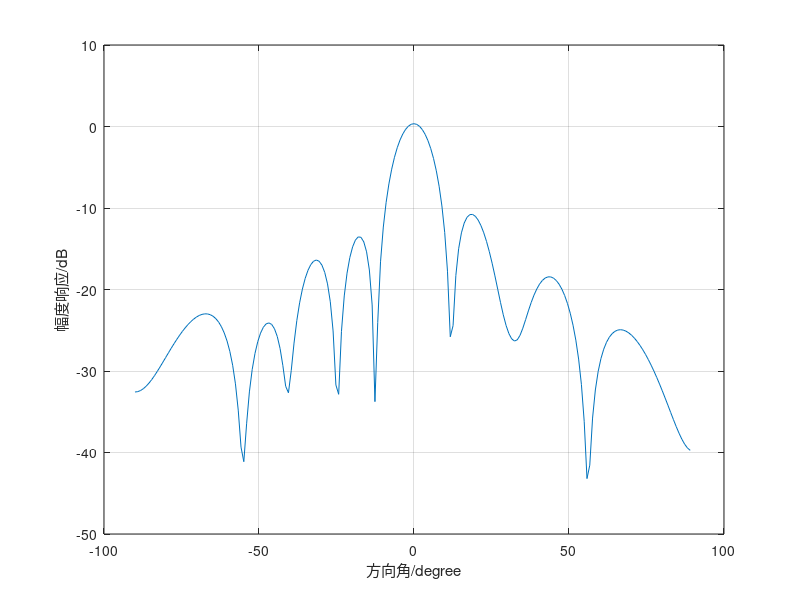
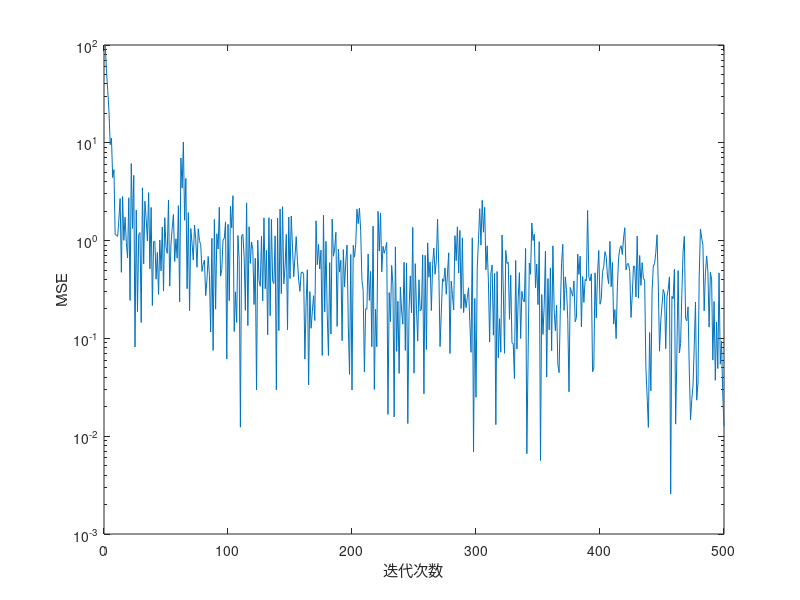

Source code (MATLAB) for these figures, in order:
clear all
close all
clc
M=16;           %阵元数
K=2;            %信源数
theta=[0 30];   %信号入射角度
d=0.3;          %阵元间距
N=500;          %采样数
Meann=0; varn=1;%噪声均值、方差
SNR=20;         %信噪比
INR=20;         %信干噪比
pp=zeros(100,N);pp1=zeros(100,N);
rvar1=sqrt(varn)*10^(SNR/20);  %信号功率
rvar2=sqrt(varn)*10^(INR/20);  %干扰功率
for q=1:100
s=[rvar1*exp(j*2*pi*(50*0.001*[0:N-1]));rvar2*exp(j*2*pi*(100*0.001*[0:N-1]+rand))];  %生成源信号
A=exp(-j*2*pi*d*[0:M-1].'*sin(theta*pi/180));               %方向向量
e=sqrt(varn/2)*(randn(M,N)+j*randn(M,N));                   %噪声
Y=A*s+e;                                                    %接收信号

%LMS算法
L=200
de=s(1,:);
mu=0.0005;
w=zeros(M,1);
for k=1:N
    y(k)=w'*Y(:,k);                         %预测下一个采样和误差
e(k) = de(k)-y(k);                          %误差
w = w + mu*Y(:,k)*conj(e(k));               %调整权向量
end
end
%波束形成
beam=zeros(1,L);
for i=1:L
    a=exp(-j*2*pi*d*[0:M-1].'*sin(-pi/2+pi*(i-1)/L));
    beam(i)=20*log10(abs(w'*a));
end
%作图
figure
angle=-90:180/200:(90-180/200);
plot(angle,beam);
grid on
xlabel('方向角/degree');
ylabel('幅度响应/dB');
figure
for k=1:N
    en(k)=(abs(e(k))).^2;
end
semilogy(en);hold on
xlabel('迭代次数');
ylabel('MSE');



